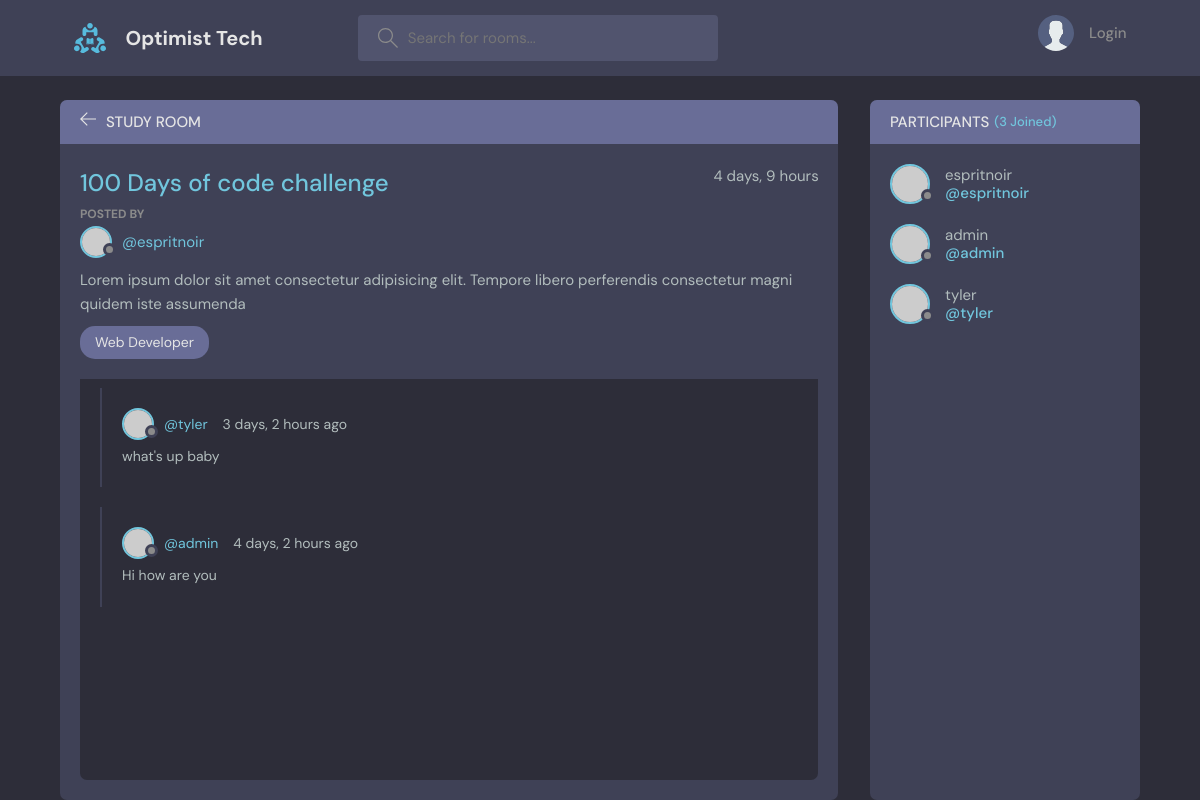
Before: /room/2/ with the older database file.
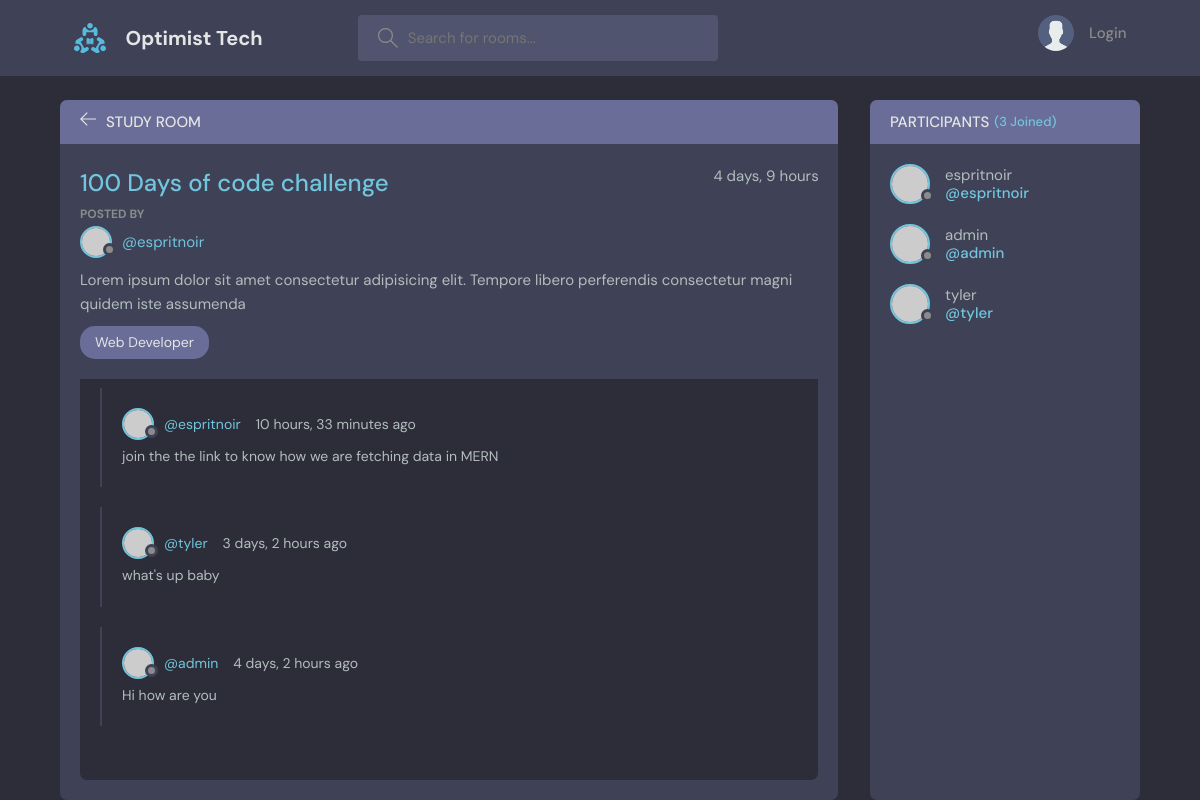
After: the same page with the newer database file.
### base/models.py (models this page shows, shortened)
class Message(models.Model):
    user = models.ForeignKey(User, on_delete=models.CASCADE)
    room = models.ForeignKey(Room, on_delete=models.CASCADE)
    body = models.TextField()
    updated = models.DateTimeField(auto_now=True)
    created = models.DateTimeField(auto_now_add=True)
    class Meta:
        ordering = ['-updated', '-created']

### base/views.py (the view, shortened to what this page needs)
# urls.py: path('room/<str:pk>/', views.room, name="room"),
def room(request, pk):
    room = Room.objects.get(id=pk)
    room_messages = room.message_set.all()
    participants = room.participants.all()
    context = {'room':room, 'room_messages':room_messages, 'participants': participants}
    return render(request, 'base/room.html', context)

### base/models.py (called while the page is built)
    def __str__(self) -> str:
        return self.name

### base/templates/base/room.html (shortened to what this page needs)
{% extends 'main.html' %} {% block content %}
<main class="profile-page layout layout--2">
  <div class="container">
    <div class="room">
      <div class="room__top">
        <div class="room__topLeft">
          <a href="{% url 'home'%}">
            <svg
              version="1.1"
              xmlns="http://www.w3.org/2000/svg"
              width="32"
              height="32"
              viewBox="0 0 32 32"
            >
              <title>arrow-left</title>
              <path
                d="M13.723 2.286l-13.723 13.714 13.719 13.714 1.616-1.611-10.96-10.96h27.625v-2.286h-27.625l10.965-10.965-1.616-1.607z"
              ></path>
            </svg>
          </a>
          <h3>Study Room</h3>
        </div>
      </div>
      <div class="room__box scroll">
        <div class="room__header scroll">
          <div class="room__info">
            <h3>{{room.name}}</h3>
            <span>{{room.created | timesince}}</span>
          </div>
          <div class="room__hosted">
            <p>Posted By</p>
            <a
              href="{% url 'user-profile' room.host.id %}"
              class="room__author"
            >
              <div class="avatar avatar--small">
                <img src="https://randomuser.me/api/portraits/men/37.jpg" />
              </div>
              <span>@{{room.host.username}}</span>
            </a>
          </div>
          <div class="room__details">{{room.description}}</div>
          <span class="room__topics">{{room.topic}}</span>
        </div>
        <div class="room__conversation">
          <div class="threads scroll">
            {% for message in room_messages %}
            <div class="thread">
              <div class="thread__top">
                <div class="thread__author">
                  <a
                    href="{% url 'user-profile' message.user.id %}"
                    class="thread__authorInfo"
                  >
                    <div class="avatar avatar--small">
                      <img
                        src="https://randomuser.me/api/portraits/men/37.jpg"
                      />
                    </div>
                    <span>@{{message.user}}</span>
                  </a>
                  <span class="thread__date"
                    >{{message.created | timesince}} ago</span
                  >
                </div>
              </div>
              <div class="thread__details">{{message.body}}</div>
            </div>
            {% endfor %}
          </div>
        </div>
      </div>
      <div class="room__message">
      </div>
    </div>
    <div class="participants">
      <h3 class="participants__top">
        Participants <span>({{participants.count}} Joined)</span>
      </h3>
      <div class="participants__list scroll">
        {% for user in participants %}
        <a href="{% url 'user-profile'  user.id %}" class="participant">
          <div class="avatar avatar--medium">
            <img src="https://randomuser.me/api/portraits/men/37.jpg" />
          </div>
          <p>
            {{user.username}}
            <span>@{{user.username}}</span>
          </p>
        </a>
        {% endfor %}
      </div>
    </div>
  </div>
</main>
{% endblock %}

Changed rows visible on the page:
added Message: user "espritnoir", created "10 hours, 33 minutes", body "join the the link to know how we are fetching data in MERN"
